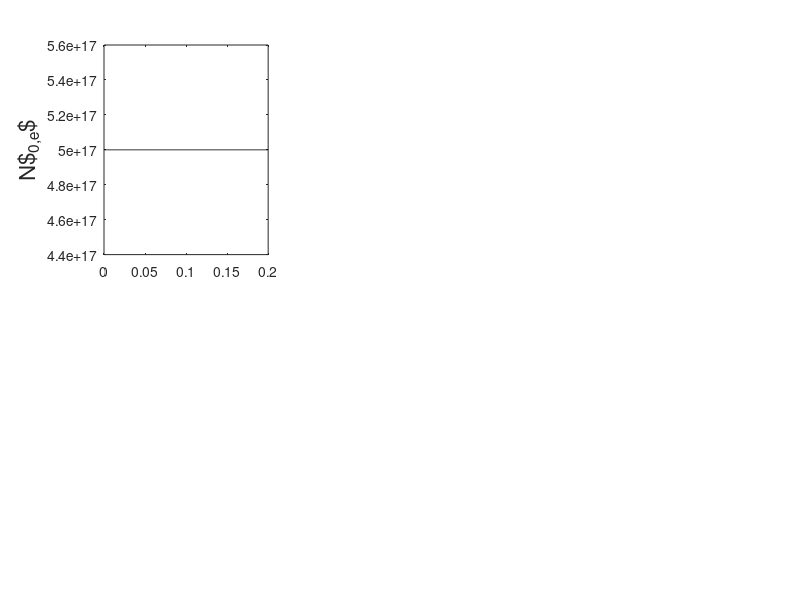

Source code (MATLAB): (Note: this script raises an error after producing the figure.)
%----------------------------------------%
% main script for 1D DVE loop            %
% rlbarnett c3149416 061117              %
%----------------------------------------%

%--
% constants
mu0 = 4.0*pi*1.0e-7;
eps0 = 8.85e-12;
c0 = 1.0/sqrt(eps0*mu0);

%--
% magnetic field (tesla)
B0 = 2.6;

%--
% driver freq
freq = 51.0e6;
om = 2.0*pi*freq;
k0 = om/c0;
wavel0 = (2*pi)/k0;

%--
% define wavenumbers ky and kz (/m); use values given in van eester section IV?? No
% others mentioned
ky = 5.0;
kz = 6.0;

%--
% "common local derivatives for N0, v||^2, static potential and
% ponderomotive potential" 
lamby = 1.0;
lambz = 1.0;

%--
% spatial domain
npts = 1000;
dx = 0.002;
xmin = 0.0;
xmax = 0.2;
% npts = ((xmax - xmin)/dx);
xax = linspace(xmin, xmax, npts);
% xax = xmin:dx:xmax;
% dx = (xmax - xmin)/(npts - 1);

%--
% background density -- set to zero for vacuum case
Nmax = 5.0e17;
N0 = Nmax*ones(npts,1);

%--
% initialise perturbed density as zero
N1 = zeros(npts,1);
N1e = N1;
N1i = N1;

%--
% initialise perturbed velocity as zero
v1 = zeros(npts,1);
v1e = v1;
v1i = v1;

%--
% electron constants
e = -1.6022e-19;
me = 9.11e-31;

%--
% temperature
T_ev = 15.0;

%--
% thermal velocity
vt = sqrt((T_ev*abs(e)) / me);

%--
% ion constants (95% D, 5% H)
qd = abs(e);
mp = 1.67e-27;
md = 2.0*mp;

qh = abs(e);
mh = mp;

%-- 
% cyclotron frequencies
om_ce = e*B0/me;
om_cd = qd*B0/md;
om_ch = qh*B0/mh;

%--
% rotation matrix
alpha = 0.5;
beta = 0.5;

r11 = cos(beta)*cos(alpha);
r12 = cos(beta)*sin(alpha);
r13 = -sin(beta);
r21 = -sin(alpha);
r22 = cos(alpha);
r23 = 0.0;
r31 = sin(beta)*cos(alpha);
r32 = sin(beta)*sin(alpha);
r33 = cos(beta);

rot = [[r11, r12, r13]
     [r21, r22, r23]
     [r31, r32, r33]];
 
e_para = rot(3,:);
Bvec = B0*e_para;

%--
% electron calcs; density, plasma frequency 
N0e = 1.0*N0;
om_pe = sqrt(N0e*e^2/(me*eps0));

%--
% ion calcs (95% D, 5% H); density, plasma frequency
N0d = 0.95*N0;
om_pd = sqrt(N0d*qd^2/(md*eps0));
N0h = 0.05*N0;
om_ph = sqrt(N0h*qh^2/(mh*eps0));
N0i = N0h + N0d;

%--
% plot electron densities
figure(1);
set(gcf,'Position',get(0,'Screensize'))

subplot(2,3,1)
plot(xax,N0e,'k')
ylabel('N$_{0,e}$','Fontsize',16)
ytickformat('%.2f')

subplot(2,3,2)
plot(xax,N1e,'k')
ylabel('N$_{1,e}$','Fontsize',16)
ytickformat('%.2f')

hold on

%--
% poisson solve for static potential -- solution (output) "static_pot"

poisson_sol;%(Ne, Nh, Nd, lamby, lambz, e, eps0, dx, npts);

%--
% plot static potential
subplot(2,3,3)
plot(xax,static_pot,'r')
ylabel('$\phi$ (V)','Fontsize',16)
ytickformat('%.2f')

%--
% static electric field calculation -- solution (output) "static_e(x,y,z)"

static_e;

%--
% plot static electric field solutions
subplot(2,3,4)
plot(xax,static_ex,'k')
ylabel('E$_{0,ex}$','Fontsize',16)
ytickformat('%.2f')

subplot(2,3,5)
plot(xax,static_ey,'k')
ylabel('E$_{0,ey}$','Fontsize',16)
ytickformat('%.2f')

subplot(2,3,6)
plot(xax,static_ez,'k')
ylabel('E$_{0,ez}$','Fontsize',16)
ytickformat('%.2f')

hold off

%--
% wave solver to find rf electric field -- solution (output) "rf_e(x,y,z)"

wave_sol;

%--
% plot rf wave solutions
figure(2);
set(gcf,'Position',get(0,'Screensize'))

subplot(3,3,1)
plot(xax,real(rf_ex),'k')
hold on
plot(xax,imag(rf_ex),'--b')
legend('Re[Ex]', 'Im[Ex]', 'Location', 'northwest') 
ylabel('E$_{1,ex}$','Fontsize',16)
ytickformat('%.2f')

subplot(3,3,2)
plot(xax,real(rf_ey),'k')
hold on
plot(xax,imag(rf_ey),'--b')
ylabel('E$_{1,ey}$','Fontsize',16)
ytickformat('%.2f')

subplot(3,3,3)
plot(xax,real(rf_ez),'k')
hold on
plot(xax,imag(rf_ez),'--b')
ylabel('E$_{1,ez}$','Fontsize',16)
ytickformat('%.2f')

hold on

%--
% ponderomotive acceleration calculation -- solution (output)
% "a_pond(x,y,z)"

a_pond;

%--
% plot ponderomotive potential and accelerations
subplot(3,3,4)
plot(xax,pond_pote,'r')
ylabel('$\Theta$','Fontsize',16)
ytickformat('%.2f')

subplot(3,3,7)
plot(xax,a_pondex,'k')
ylabel('$(-\nabla\Theta)_x$','Fontsize',16)
ytickformat('%.2f')

subplot(3,3,8)
plot(xax,a_pondey,'k')
ylabel('$(-\nabla\Theta)_y$','Fontsize',16)
ytickformat('%.2f')

subplot(3,3,9)
plot(xax,a_pondez,'k')
ylabel('$(-\nabla\Theta)_z$','Fontsize',16)
ytickformat('%.2f')

hold off

%--
% pressure term -- solution (output) "press(x,y,z)"

pressure;

%--
% plot pressures
figure(3);
set(gcf,'Position',get(0,'Screensize'))

subplot(3,3,1)
plot(xax,pressex,'k')
ylabel('$(\nabla N_0/N_0)_x$','Fontsize',16)
ytickformat('%.2f')

subplot(3,3,2)
plot(xax,pressey,'k')
ylabel('$(\nabla N_0/N_0)_y$','Fontsize',16)
ytickformat('%.2f')

subplot(3,3,3)
plot(xax,pressez,'k')
ylabel('$(\nabla N_0/N_0)_z$','Fontsize',16)
ytickformat('%.2f')

hold on

%--
% calculate perpendicular drift velocities analytically -- solution
% (output) "v_perp(1,2)"

v_drift;

%--
% plot perpendicular drift velocities
subplot(3,3,4)
plot(xax,vd_perp1e,'k')
ylabel('v$_{e\perp,1}$','Fontsize',16)
ytickformat('%.2f')

subplot(3,3,5)
plot(xax,vd_perp2e,'k')
ylabel('v$_{e\perp,2e}$','Fontsize',16)
ytickformat('%.2f')

%--
% solve equation 23 (DVE 2015): slow time scale continuity equation yielding v
% parallel -- solution (output)

cont_slow;

%--
% plot parallel drift velocity and perturbed velocity
subplot(3,3,6)
plot(xax,v_parae,'k')
ylabel('v$_{e\parallel}$','Fontsize',16)
ytickformat('%.2f')

subplot(3,3,7)
plot(xax,v1e,'r')
ylabel('v$_{1,e}$','Fontsize',16)
ytickformat('%.2f')

hold off

%--
% solve equation 24 (DVE 2015): slow time scale parallel equation of motion yielding log(N0) 
% -- solution (output)

eqofmot_slow;

%--
% calculate perturbed velocity

fastv_update;

%--
% solve equation 25 (DVE 2015): fast time scale continuity equation
% yielding the perturbed density 

% cont_fast;
